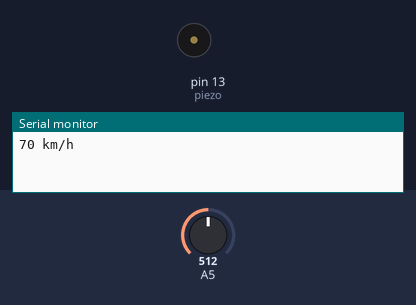
The sketch below on a simulated Arduino Uno, built with avr-gcc and run on an emulated ATmega328P. Parts: buzzer (waves = sounding, pin HIGH), the last lines printed to the serial monitor. The inputs (shaded band) are chosen by the test bench; at power-on: A5 = 512.

Above: at 1.8 s.
1.9 s: A5 set to 714
3.4 s: A5 set to 741
At 5.0 s:
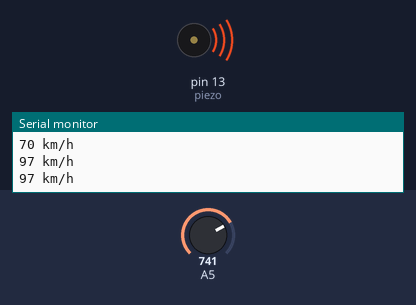
5.5 s: A5 set to 716
At 6.6 s:
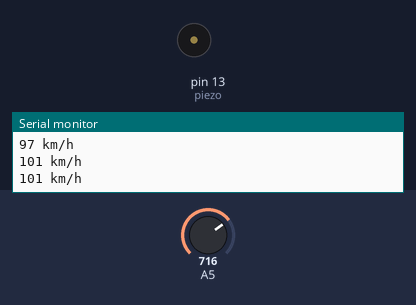
7.5 s: A5 set to 900
At 9.3 s:
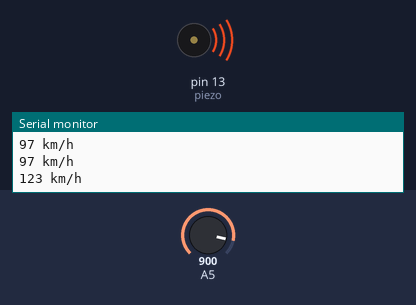
Timing chart, 0 to 10.5 s (numbered marks = the images above; inputs shaded):
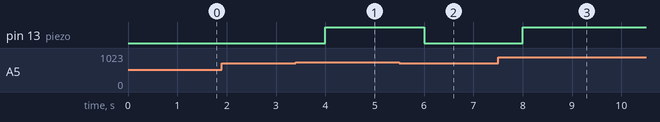

The sketch:

PELAB1.ino
```cpp
int piezo = 13;

void setup()
{
  Serial.begin(9600);
  pinMode(piezo,OUTPUT);
}

void loop(){

  int adcVal = analogRead(A5);
  int speed = adcVal * (140.0 / 1023.0);
  String kmh = " km/h";

  if(speed >= 100){
    alarmOn();
  }else{
  	alarmOff();
  }

  delay(1000);
  Serial.print(speed);
  Serial.print(kmh);
  Serial.println();

}

void alarmOn(){
  digitalWrite(piezo,HIGH);
}
void alarmOff(){
  digitalWrite(piezo,LOW);
}
```

Measured:
- the behaviour switches between 730 and 731 on A5 (found by bisection; images 0 and 1)
- after the input at 3.4 s, pin 13 (piezo): LOW → HIGH after 0.60 s
- after the input at 5.5 s, pin 13 (piezo): HIGH → LOW after 0.50 s
- after the input at 7.5 s, pin 13 (piezo): LOW → HIGH after 0.50 s
